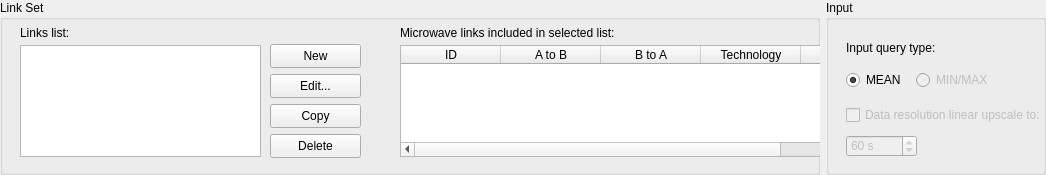
       <widget class="QWidget" name="widgetLinksetInput" native="true">
        <property name="maximumSize">
         <size>
          <width>16777215</width>
          <height>175</height>
         </size>
        </property>
        <layout class="QHBoxLayout" name="horizontalLayout_4">
         <property name="leftMargin">
          <number>0</number>
         </property>
         <property name="topMargin">
          <number>0</number>
         </property>
         <property name="rightMargin">
          <number>0</number>
         </property>
         <property name="bottomMargin">
          <number>0</number>
         </property>
         <item>
          <widget class="QGroupBox" name="groupLinkset">
           <property name="sizePolicy">
            <sizepolicy hsizetype="Expanding" vsizetype="Fixed">
             <horstretch>0</horstretch>
             <verstretch>0</verstretch>
            </sizepolicy>
           </property>
           <property name="minimumSize">
            <size>
             <width>820</width>
             <height>175</height>
            </size>
           </property>
           <property name="maximumSize">
            <size>
             <width>16777215</width>
             <height>16777215</height>
            </size>
           </property>
           <property name="title">
            <string>Link Set</string>
           </property>
           <widget class="QLabel" name="label_5">
            <property name="geometry">
             <rect>
              <x>20</x>
              <y>25</y>
              <width>241</width>
              <height>16</height>
             </rect>
            </property>
            <property name="text">
             <string>Links list:</string>
            </property>
           </widget>
           <widget class="QPushButton" name="buttLstNew">
            <property name="geometry">
             <rect>
              <x>270</x>
              <y>44</y>
              <width>91</width>
              <height>24</height>
             </rect>
            </property>
            <property name="text">
             <string>New</string>
            </property>
           </widget>
           <widget class="QPushButton" name="buttLstEdit">
            <property name="geometry">
             <rect>
              <x>270</x>
              <y>74</y>
              <width>91</width>
              <height>24</height>
             </rect>
            </property>
            <property name="text">
             <string>Edit...</string>
            </property>
           </widget>
           <widget class="QPushButton" name="buttLstCopy">
            <property name="geometry">
             <rect>
              <x>270</x>
              <y>104</y>
              <width>91</width>
              <height>24</height>
             </rect>
            </property>
            <property name="text">
             <string>Copy</string>
            </property>
           </widget>
           <widget class="QPushButton" name="buttLstDel">
            <property name="geometry">
             <rect>
              <x>270</x>
              <y>134</y>
              <width>91</width>
              <height>24</height>
             </rect>
            </property>
            <property name="text">
             <string>Delete</string>
            </property>
           </widget>
           <widget class="QLabel" name="label_6">
            <property name="geometry">
             <rect>
              <x>400</x>
              <y>25</y>
              <width>241</width>
              <height>16</height>
             </rect>
            </property>
            <property name="text">
             <string>Microwave links included in selected list:</string>
            </property>
           </widget>
           <widget class="QListWidget" name="listLists">
            <property name="geometry">
             <rect>
              <x>20</x>
              <y>45</y>
              <width>241</width>
              <height>112</height>
             </rect>
            </property>
           </widget>
           <widget class="QTableWidget" name="tableSelection">
            <property name="geometry">
             <rect>
              <x>400</x>
              <y>45</y>
              <width>542</width>
              <height>112</height>
             </rect>
            </property>
            <attribute name="horizontalHeaderDefaultSectionSize">
             <number>100</number>
            </attribute>
            <attribute name="horizontalHeaderMinimumSectionSize">
             <number>40</number>
            </attribute>
            <attribute name="verticalHeaderDefaultSectionSize">
             <number>10</number>
            </attribute>
            <attribute name="verticalHeaderMinimumSectionSize">
             <number>10</number>
            </attribute>
            <column>
             <property name="text">
              <string>ID</string>
             </property>
            </column>
            <column>
             <property name="text">
              <string>A to B</string>
             </property>
            </column>
            <column>
             <property name="text">
              <string>B to A</string>
             </property>
            </column>
            <column>
             <property name="text">
              <string>Technology</string>
             </property>
            </column>
            <column>
             <property name="text">
              <string>Band (GHz)</string>
             </property>
            </column>
            <column>
             <property name="text">
              <string>Length (km)</string>
             </property>
            </column>
            <column>
             <property name="text">
              <string>Link Name</string>
             </property>
            </column>
           </widget>
          </widget>
         </item>
         <item>
          <widget class="QGroupBox" name="groupBox">
           <property name="sizePolicy">
            <sizepolicy hsizetype="Expanding" vsizetype="Expanding">
             <horstretch>0</horstretch>
             <verstretch>0</verstretch>
            </sizepolicy>
           </property>
           <property name="minimumSize">
            <size>
             <width>220</width>
             <height>175</height>
            </size>
           </property>
           <property name="maximumSize">
            <size>
             <width>250</width>
             <height>175</height>
            </size>
           </property>
           <property name="title">
            <string>Input</string>
           </property>
           <widget class="QRadioButton" name="radioButton_2">
            <property name="enabled">
             <bool>false</bool>
            </property>
            <property name="geometry">
             <rect>
              <x>90</x>
              <y>70</y>
              <width>81</width>
              <height>20</height>
             </rect>
            </property>
            <property name="text">
             <string>MIN/MAX</string>
            </property>
           </widget>
           <widget class="QLabel" name="label_8">
            <property name="geometry">
             <rect>
              <x>20</x>
              <y>40</y>
              <width>91</width>
              <height>16</height>
             </rect>
            </property>
            <property name="text">
             <string>Input query type:</string>
            </property>
           </widget>
           <widget class="QRadioButton" name="radioButton">
            <property name="geometry">
             <rect>
              <x>20</x>
              <y>70</y>
              <width>61</width>
              <height>20</height>
             </rect>
            </property>
            <property name="text">
             <string>MEAN</string>
            </property>
            <property name="checked">
             <bool>true</bool>
            </property>
           </widget>
           <widget class="QCheckBox" name="checkBox">
            <property name="enabled">
             <bool>false</bool>
            </property>
            <property name="geometry">
             <rect>
              <x>20</x>
              <y>105</y>
              <width>221</width>
              <height>20</height>
             </rect>
            </property>
            <property name="text">
             <string>Data resolution linear upscale to:</string>
            </property>
            <property name="checked">
             <bool>false</bool>
            </property>
           </widget>
           <widget class="QSpinBox" name="spinTimestep_2">
            <property name="enabled">
             <bool>false</bool>
            </property>
            <property name="geometry">
             <rect>
              <x>20</x>
              <y>135</y>
              <width>71</width>
              <height>22</height>
             </rect>
            </property>
            <property name="toolTip">
             <string/>
            </property>
            <property name="wrapping">
             <bool>false</bool>
            </property>
            <property name="suffix">
             <string> s</string>
            </property>
            <property name="prefix">
             <string/>
            </property>
            <property name="minimum">
             <number>10</number>
            </property>
            <property name="maximum">
             <number>3600</number>
            </property>
            <property name="value">
             <number>60</number>
            </property>
           </widget>
          </widget>
         </item>
        </layout>
       </widget>
